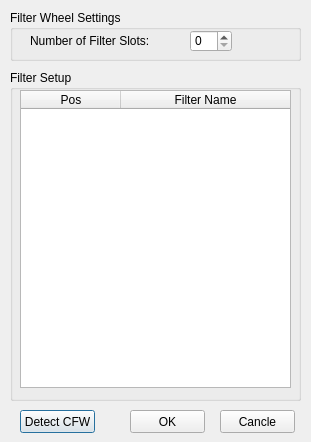
<?xml version="1.0" encoding="UTF-8"?>
<ui version="4.0">
 <class>CFWSetup</class>
 <widget class="QDialog" name="CFWSetup">
  <property name="geometry">
   <rect>
    <x>0</x>
    <y>0</y>
    <width>311</width>
    <height>442</height>
   </rect>
  </property>
  <property name="windowTitle">
   <string>Color Filter Wheel Setup</string>
  </property>
  <widget class="QPushButton" name="pushButton_cancle">
   <property name="geometry">
    <rect>
     <x>220</x>
     <y>410</y>
     <width>75</width>
     <height>23</height>
    </rect>
   </property>
   <property name="text">
    <string>Cancle</string>
   </property>
   <property name="autoDefault">
    <bool>false</bool>
   </property>
  </widget>
  <widget class="QGroupBox" name="groupBox_filterSetup">
   <property name="geometry">
    <rect>
     <x>10</x>
     <y>70</y>
     <width>291</width>
     <height>331</height>
    </rect>
   </property>
   <property name="title">
    <string>Filter Setup</string>
   </property>
   <widget class="QTableWidget" name="tableWidget_cfwSetup">
    <property name="geometry">
     <rect>
      <x>10</x>
      <y>20</y>
      <width>271</width>
      <height>298</height>
     </rect>
    </property>
    <property name="lineWidth">
     <number>1</number>
    </property>
    <property name="midLineWidth">
     <number>0</number>
    </property>
    <property name="gridStyle">
     <enum>Qt::SolidLine</enum>
    </property>
    <property name="rowCount">
     <number>0</number>
    </property>
    <attribute name="horizontalHeaderHighlightSections">
     <bool>true</bool>
    </attribute>
    <attribute name="horizontalHeaderMinimumSectionSize">
     <number>22</number>
    </attribute>
    <attribute name="horizontalHeaderShowSortIndicator" stdset="0">
     <bool>false</bool>
    </attribute>
    <attribute name="horizontalHeaderStretchLastSection">
     <bool>true</bool>
    </attribute>
    <attribute name="verticalHeaderVisible">
     <bool>false</bool>
    </attribute>
    <attribute name="verticalHeaderMinimumSectionSize">
     <number>22</number>
    </attribute>
    <attribute name="verticalHeaderStretchLastSection">
     <bool>false</bool>
    </attribute>
    <column>
     <property name="text">
      <string>Pos</string>
     </property>
    </column>
    <column>
     <property name="text">
      <string>Filter Name</string>
     </property>
    </column>
   </widget>
  </widget>
  <widget class="QPushButton" name="pushButton_ok">
   <property name="geometry">
    <rect>
     <x>130</x>
     <y>410</y>
     <width>75</width>
     <height>23</height>
    </rect>
   </property>
   <property name="text">
    <string>OK</string>
   </property>
   <property name="autoDefault">
    <bool>false</bool>
   </property>
  </widget>
  <widget class="QGroupBox" name="groupBox_cfwSettings">
   <property name="geometry">
    <rect>
     <x>10</x>
     <y>10</y>
     <width>291</width>
     <height>51</height>
    </rect>
   </property>
   <property name="title">
    <string>Filter Wheel Settings</string>
   </property>
   <widget class="QLabel" name="label_filterSlotsNum">
    <property name="geometry">
     <rect>
      <x>20</x>
      <y>20</y>
      <width>151</width>
      <height>22</height>
     </rect>
    </property>
    <property name="text">
     <string>Number of Filter Slots:</string>
    </property>
   </widget>
   <widget class="QSpinBox" name="spinBox_filterSlotsNum">
    <property name="geometry">
     <rect>
      <x>180</x>
      <y>20</y>
      <width>42</width>
      <height>22</height>
     </rect>
    </property>
    <property name="accelerated">
     <bool>false</bool>
    </property>
    <property name="keyboardTracking">
     <bool>false</bool>
    </property>
    <property name="maximum">
     <number>30</number>
    </property>
   </widget>
  </widget>
  <widget class="QPushButton" name="btnDetectCFW">
   <property name="geometry">
    <rect>
     <x>20</x>
     <y>410</y>
     <width>75</width>
     <height>23</height>
    </rect>
   </property>
   <property name="text">
    <string>Detect CFW</string>
   </property>
  </widget>
 </widget>
 <resources/>
 <connections/>
</ui>
